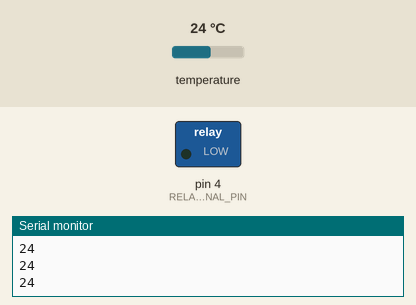
Simulated run of this sketch. Board: Arduino Uno, built with avr-gcc and run on an emulated ATmega328P. On the bench: switched loads named in the sketch (green lamp = pin HIGH), the last lines printed to the serial monitor. Wiring (inferred from the names in the program): TMP102 temperature sensor at I2C address 0x48. The inputs (shaded band) are chosen by the test bench; at power-on: temperature 24 °C.

Above: at 1.2 s.
1.3 s: temperature set to 30.4 °C
2.8 s: temperature set to 31.5 °C
At 4.0 s:
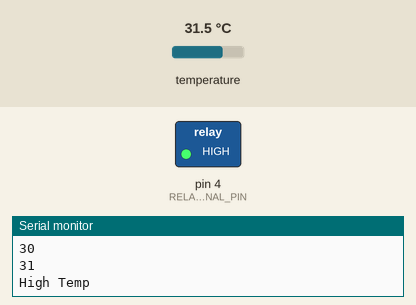
Timing chart, 0 to 9.3 s (numbered marks = the images above; inputs shaded):
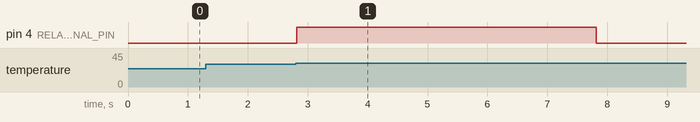

Measured:
- the behaviour switches between 30.9 and 31 °C on temperature (found by bisection; images 0 and 1)
- after the input at 2.8 s, pin 4 (RELAY_SIGNAL_PIN): LOW → HIGH at once, → LOW 5.0 s later

The sketch:

Firmware.ino
```cpp
#include "Global.h"

void setup()
{
	Serial.begin(9600);
	Serial.println("start");
}

void loop()
{
	int sample = temp.readCelsius();
	Serial.println(sample);
	if(sample > 30)
	{
		Serial.println("High Temp");
		relay.turnOn();
		delay(5000);
		relay.turnOff();
	}

	delay(100);
}
```

Global.cpp
```cpp
#include "Global.h"

TMP102 temp = TMP102();
Relay relay = Relay(RELAY_SIGNAL_PIN);
```

Global.h
```cpp
#ifndef GLOBAL_H
#define GLOBAL_H

#include "Relay.h"
#include "Pins.h"


#include "TMP102.h"
#include "Relay.h"

extern TMP102 temp;
extern Relay relay;

#endif //GLOBAL_H
```

Relay.cpp
```cpp
#include "Relay.h"

Relay::Relay(int signal) : signalPin(signal)
{
	pinMode(signalPin,OUTPUT);

	//Turn off:
	digitalWrite(signalPin,LOW);
	lastSwitchTime = millis();
	state = 0;
}

byte Relay::turnOn()
{
	if((millis() - lastSwitchTime) > MinDurationBetweenSwitch && state == 0)
	{
		digitalWrite(signalPin,HIGH);
		lastSwitchTime = millis();
		state = 1;
		return 1;
	}
	return 0;
}

byte Relay::turnOff()
{
	if(millis() - lastSwitchTime > MinDurationBetweenSwitch && state == 1)
	{
		digitalWrite(signalPin,LOW);
		lastSwitchTime = millis();
		state = 0;
		return 1;
	}
	return 0;
}

byte Relay::getState()
{
	return state;
}
```

Relay.h
```cpp
#ifndef RELAY_H
#define RELAY_H

#include "arduino.h"

#define MinDurationBetweenSwitch 500 //at least 0.5 second between teaks

class Relay
{
	public:
		Relay(int signal);
		byte turnOn();
		byte turnOff();
		byte getState();

	private:
		const int signalPin;
		unsigned long lastSwitchTime;
		byte state;
};
#endif //RELAY_H
```

TMP102.cpp
```cpp
#include "TMP102.h"

TMP102::TMP102()
{
	Wire.begin();
}
int TMP102::read() //return TMP102 reading
{
	Wire.requestFrom(address,2);

	int result = Wire.read() << 8; 	//read MSB
	result |= Wire.read(); 			//read LSB

	return result >> 4; //result is just 12 bits long
}
float TMP102::readCelsius()
{
	return read()*0.0625;
}
float TMP102::readFahrenheit ()
{
	return read()*0.1125 + 32;
}
```

TMP102.h
```cpp
#ifndef TMP102_H
#define TMP102_H

#include "arduino.h"
#include <Wire.h>

class TMP102
{
	public:
		TMP102();
		int read();
		float readCelsius ();
		float readFahrenheit();

	private:
		const int address =  0x48;
};
#endif //TMP102_H
```

Pins.h
```cpp
#ifndef PINS_H
#define PINS_H


/*Relay*/

#define RELAY_SIGNAL_PIN 4


#endif //__PINS_H
```
